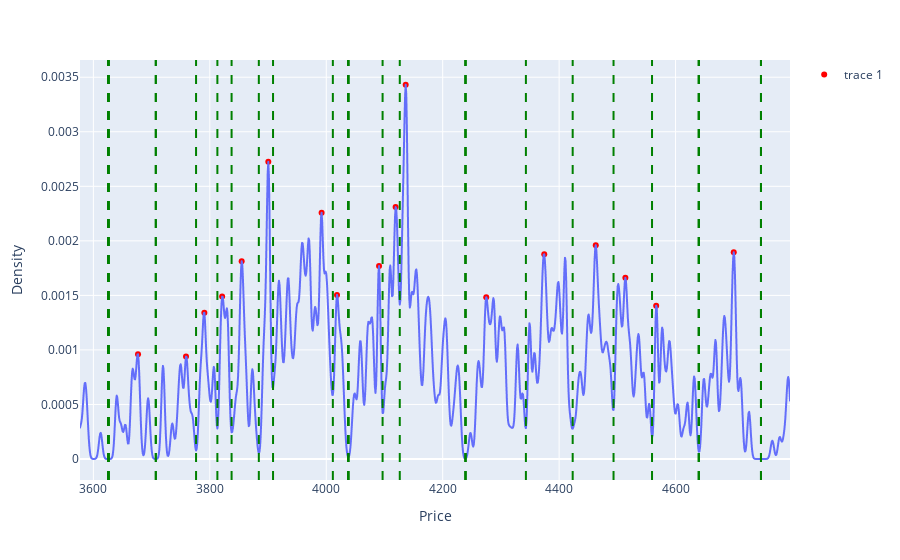

Notebook code cell kept with this figure:
### Code cell
# Find peaks in KDE curve
peaks, properties = signal.find_peaks(y, prominence=prominence*(y.max()-y.min()))

# Plot peaks and their properties
fig = px.line(x=x, y=y, labels={"x": "Price", "y": "Density"})
fig.add_scatter(x=x[peaks], y=y[peaks], mode="markers", marker_color="red")
for i in range(len(peaks)):
    fig.add_vline(x=x[int(properties["left_bases"][i])], line_dash="dash", line_color="green")
    fig.add_vline(x=x[int(properties["right_bases"][i])], line_dash="dash", line_color="green")
    #fig.add_hline(y=properties["prominences"][i], line_dash="dash", line_color="blue")
fig.show()

### Figure 1 — Plotly figure (JSON) as saved in the notebook; plotly's stock layout.template omitted (floating-point values rounded to 4 significant figures; data arrays with more than 128 entries replaced by an {"elided": "..."} marker saying what was removed)
{"data": [{"hovertemplate": "Price=%{x}<br>Density=%{y}<extra></extra>", "legendgroup": "", "line": {"color": "#636efa", "dash": "solid"}, "marker": {"symbol": "circle"}, "mode": "lines", "name": "", "showlegend": false, "type": "scattergl", "x": {"elided": "1200 float values"}, "xaxis": "x", "y": {"elided": "1200 float values"}, "yaxis": "y"}, {"marker": {"color": "red"}, "mode": "markers", "type": "scatter", "x": [3677.0, 3759.0, 3791.0, 3821.0, 3855.0, 3900.0, 3992.0, 4018.0, 4091.0, 4119.0, 4136.0, 4275.0, 4374.0, 4463.0, 4514.0, 4567.0, 4700.0], "y": [0.0009606, 0.0009389, 0.001341, 0.001489, 0.001814, 0.002725, 0.002258, 0.001504, 0.001769, 0.00231, 0.003431, 0.001483, 0.001877, 0.00196, 0.001662, 0.001405, 0.001896]}], "layout": {"legend": {"tracegroupgap": 0}, "margin": {"t": 60}, "shapes": [{"line": {"color": "green", "dash": "dash"}, "type": "line", "x0": 3626.0, "x1": 3626.0, "xref": "x", "y0": 0, "y1": 1, "yref": "y domain"}, {"line": {"color": "green", "dash": "dash"}, "type": "line", "x0": 3707.0, "x1": 3707.0, "xref": "x", "y0": 0, "y1": 1, "yref": "y domain"}, {"line": {"color": "green", "dash": "dash"}, "type": "line", "x0": 3707.0, "x1": 3707.0, "xref": "x", "y0": 0, "y1": 1, "yref": "y domain"}, {"line": {"color": "green", "dash": "dash"}, "type": "line", "x0": 3776.0, "x1": 3776.0, "xref": "x", "y0": 0, "y1": 1, "yref": "y domain"}, {"line": {"color": "green", "dash": "dash"}, "type": "line", "x0": 3626.0, "x1": 3626.0, "xref": "x", "y0": 0, "y1": 1, "yref": "y domain"}, {"line": {"color": "green", "dash": "dash"}, "type": "line", "x0": 3813.0, "x1": 3813.0, "xref": "x", "y0": 0, "y1": 1, "yref": "y domain"}, {"line": {"color": "green", "dash": "dash"}, "type": "line", "x0": 3626.0, "x1": 3626.0, "xref": "x", "y0": 0, "y1": 1, "yref": "y domain"}, {"line": {"color": "green", "dash": "dash"}, "type": "line", "x0": 3837.0, "x1": 3837.0, "xref": "x", "y0": 0, "y1": 1, "yref": "y domain"}, {"line": {"color": "green", "dash": "dash"}, "type": "line", "x0": 3626.0, "x1": 3626.0, "xref": "x", "y0": 0, "y1": 1, "yref": "y domain"}, {"line": {"color": "green", "dash": "dash"}, "type": "line", "x0": 3884.0, "x1": 3884.0, "xref": "x", "y0": 0, "y1": 1, "yref": "y domain"}, {"line": {"color": "green", "dash": "dash"}, "type": "line", "x0": 3626.0, "x1": 3626.0, "xref": "x", "y0": 0, "y1": 1, "yref": "y domain"}, {"line": {"color": "green", "dash": "dash"}, "type": "line", "x0": 4038.0, "x1": 4038.0, "xref": "x", "y0": 0, "y1": 1, "yref": "y domain"}, {"line": {"color": "green", "dash": "dash"}, "type": "line", "x0": 3909.0, "x1": 3909.0, "xref": "x", "y0": 0, "y1": 1, "yref": "y domain"}, {"line": {"color": "green", "dash": "dash"}, "type": "line", "x0": 4038.0, "x1": 4038.0, "xref": "x", "y0": 0, "y1": 1, "yref": "y domain"}, {"line": {"color": "green", "dash": "dash"}, "type": "line", "x0": 4011.0, "x1": 4011.0, "xref": "x", "y0": 0, "y1": 1, "yref": "y domain"}, {"line": {"color": "green", "dash": "dash"}, "type": "line", "x0": 4038.0, "x1": 4038.0, "xref": "x", "y0": 0, "y1": 1, "yref": "y domain"}, {"line": {"color": "green", "dash": "dash"}, "type": "line", "x0": 4038.0, "x1": 4038.0, "xref": "x", "y0": 0, "y1": 1, "yref": "y domain"}, {"line": {"color": "green", "dash": "dash"}, "type": "line", "x0": 4097.0, "x1": 4097.0, "xref": "x", "y0": 0, "y1": 1, "yref": "y domain"}, {"line": {"color": "green", "dash": "dash"}, "type": "line", "x0": 4038.0, "x1": 4038.0, "xref": "x", "y0": 0, "y1": 1, "yref": "y domain"}, {"line": {"color": "green", "dash": "dash"}, "type": "line", "x0": 4126.0, "x1": 4126.0, "xref": "x", "y0": 0, "y1": 1, "yref": "y domain"}, {"line": {"color": "green", "dash": "dash"}, "type": "line", "x0": 3626.0, "x1": 3626.0, "xref": "x", "y0": 0, "y1": 1, "yref": "y domain"}, {"line": {"color": "green", "dash": "dash"}, "type": "line", "x0": 4747.0, "x1": 4747.0, "xref": "x", "y0": 0, "y1": 1, "yref": "y domain"}, {"line": {"color": "green", "dash": "dash"}, "type": "line", "x0": 4239.0, "x1": 4239.0, "xref": "x", "y0": 0, "y1": 1, "yref": "y domain"}, {"line": {"color": "green", "dash": "dash"}, "type": "line", "x0": 4343.0, "x1": 4343.0, "xref": "x", "y0": 0, "y1": 1, "yref": "y domain"}, {"line": {"color": "green", "dash": "dash"}, "type": "line", "x0": 4239.0, "x1": 4239.0, "xref": "x", "y0": 0, "y1": 1, "yref": "y domain"}, {"line": {"color": "green", "dash": "dash"}, "type": "line", "x0": 4423.0, "x1": 4423.0, "xref": "x", "y0": 0, "y1": 1, "yref": "y domain"}, {"line": {"color": "green", "dash": "dash"}, "type": "line", "x0": 4239.0, "x1": 4239.0, "xref": "x", "y0": 0, "y1": 1, "yref": "y domain"}, {"line": {"color": "green", "dash": "dash"}, "type": "line", "x0": 4747.0, "x1": 4747.0, "xref": "x", "y0": 0, "y1": 1, "yref": "y domain"}, {"line": {"color": "green", "dash": "dash"}, "type": "line", "x0": 4493.0, "x1": 4493.0, "xref": "x", "y0": 0, "y1": 1, "yref": "y domain"}, {"line": {"color": "green", "dash": "dash"}, "type": "line", "x0": 4640.0, "x1": 4640.0, "xref": "x", "y0": 0, "y1": 1, "yref": "y domain"}, {"line": {"color": "green", "dash": "dash"}, "type": "line", "x0": 4560.0, "x1": 4560.0, "xref": "x", "y0": 0, "y1": 1, "yref": "y domain"}, {"line": {"color": "green", "dash": "dash"}, "type": "line", "x0": 4640.0, "x1": 4640.0, "xref": "x", "y0": 0, "y1": 1, "yref": "y domain"}, {"line": {"color": "green", "dash": "dash"}, "type": "line", "x0": 4640.0, "x1": 4640.0, "xref": "x", "y0": 0, "y1": 1, "yref": "y domain"}, {"line": {"color": "green", "dash": "dash"}, "type": "line", "x0": 4747.0, "x1": 4747.0, "xref": "x", "y0": 0, "y1": 1, "yref": "y domain"}], "xaxis": {"anchor": "y", "domain": [0, 1], "title": {"text": "Price"}}, "yaxis": {"anchor": "x", "domain": [0, 1], "title": {"text": "Density"}}}}
